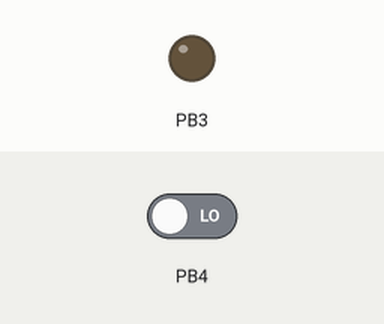
Bench run of a sketch on a simulated ATtiny85, built with avr-gcc and run on an emulated ATtiny85. On the bench: output pins drawn as LEDs (lit = HIGH). The inputs (shaded band) are chosen by the test bench; at power-on: PB4 LOW.

Above: at 1.2 s.
1.3 s: PB4 driven HIGH
At 1.9 s:
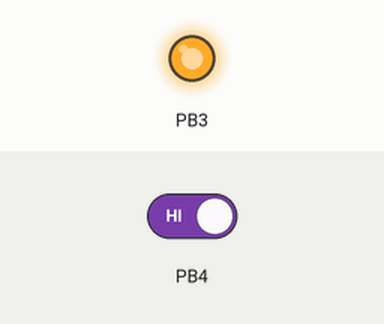
2.8 s: PB4 driven LOW
At 4.2 s:
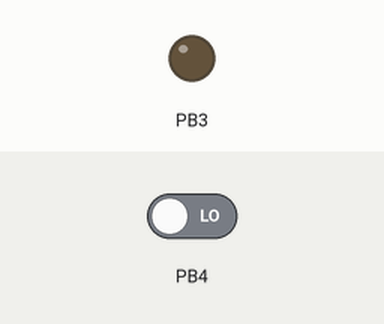
Timing chart, 0 to 5.8 s (numbered marks = the images above; inputs shaded):
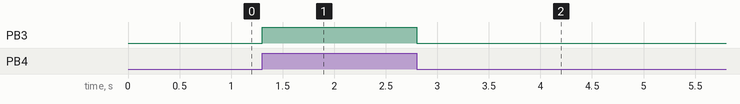

Measured:
- after the input at 1.3 s, PB3: LOW → HIGH at once
- after the input at 2.8 s, PB3: HIGH → LOW at once

The sketch:

A8.ino
```cpp
// Codigo Attiny85
//
int boton=LOW;

void setup()
{
  pinMode(3, OUTPUT);
  pinMode(4, INPUT);
}

void loop()
{
  boton=digitalRead(4);

  if(boton==HIGH){
    digitalWrite(3,HIGH);
  }
  else{
    digitalWrite(3,LOW);
  }
}
```
